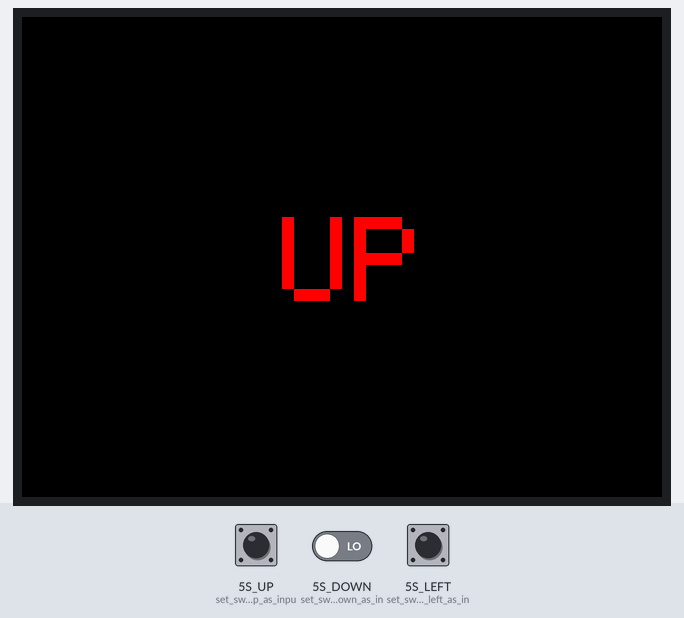
Bench run of a sketch on a simulated Seeed Wio Terminal. Shown: 320×240 colour display. Inputs (shaded band) come from the test bench; at power-on: 5S_UP (set_switch_pin_up_as_inpu) LOW, 5S_DOWN (set_switch_pin_down_as_in) LOW, 5S_LEFT (set_switch_pin_left_as_in) LOW.

Above: at 0.2 s.
1.4 s: 5S_UP (set_switch_pin_up_as_inpu) pulled HIGH for 1.7 s
At 2.0 s:
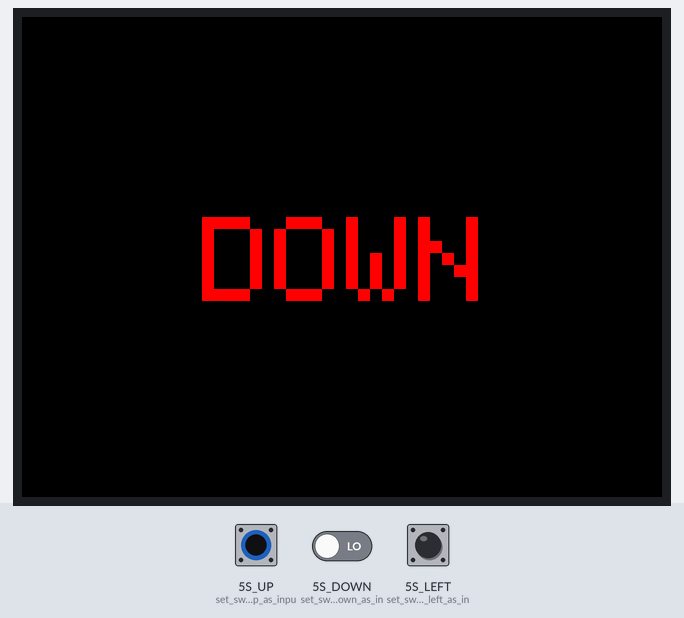
5.6 s: 5S_UP (set_switch_pin_up_as_inpu) driven HIGH and 5S_DOWN (set_switch_pin_down_as_in) driven HIGH
At 6.4 s:
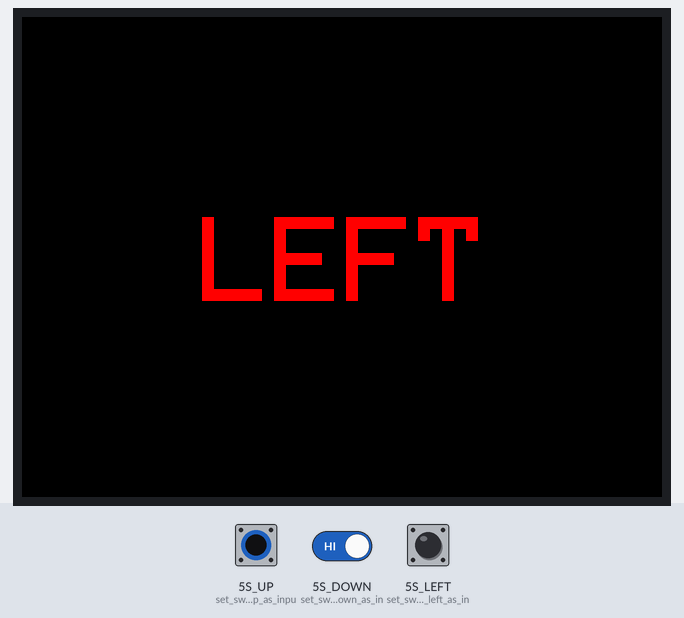
Timing chart, 0 to 8.6 s (numbered marks = the images above; inputs shaded):
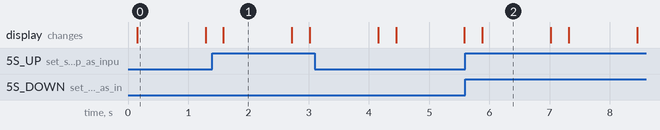

The sketch:

5-way_switch_test.ino
```cpp
#include "TFT_eSPI.h" //include TFT LCD library

TFT_eSPI tft; //initialize TFT LCD

TFT_eSprite spr = TFT_eSprite(&tft); //initialize buffer

void setup() {
  tft.begin(); //start TFT LCD
  tft.setRotation(3); //set screen rotation
  spr.createSprite(TFT_HEIGHT,TFT_WIDTH); //create buffer
  pinMode(WIO_5S_UP, INPUT); //set switch pin up as input
  pinMode(WIO_5S_DOWN, INPUT); //set switch pin down as input
  pinMode(WIO_5S_LEFT, INPUT); //set switch pin left as input
  pinMode(WIO_5S_RIGHT, INPUT); //set switch pin right as input
  pinMode(WIO_5S_PRESS, INPUT); //set switch pin press as input
}

void loop() {
  tft.setTextSize(6); //set text size
  tft.setTextColor(TFT_RED); //set text color

  if (digitalRead(WIO_5S_UP) == LOW) { //check whether switch is moved up
   tft.drawString("UP",130,100); //display text string if above condition is met
   delay(1000); //hold text on screen
  }
  else if (digitalRead(WIO_5S_DOWN) == LOW) {
   tft.drawString("DOWN",90,100);
   delay(1000);
  }
  else if (digitalRead(WIO_5S_LEFT) == LOW) {
   tft.drawString("LEFT",90,100);
   delay(1000);
  }
  else if (digitalRead(WIO_5S_RIGHT) == LOW) {
   tft.drawString("RIGHT",90,100);
   delay(1000);
  }
  else if (digitalRead(WIO_5S_PRESS) == LOW) {
   tft.drawString("PRESS",90,100);
   delay(1000);
  }

  spr.pushSprite(0,0); //push to LCD
  delay(200);
}
```

Measured:
- after the input at 1.4 s, the display: changes after 0.18 s (image 1)
- after the input at 5.6 s, the display: changes after 0.28 s (image 2)
- what the display in image 0 shows lasts 1.1 s, from 0.2 s to 1.3 s
